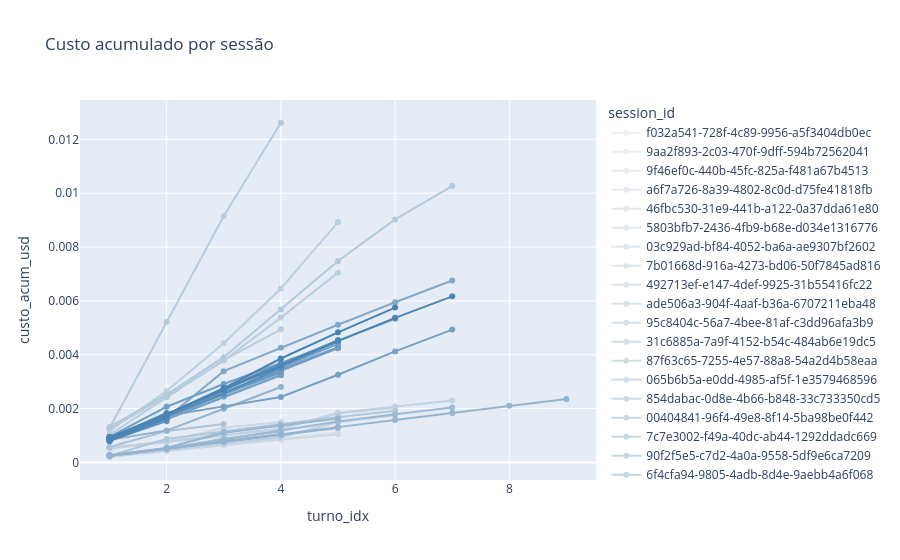

Notebook code for this chart:
### Code cell
import plotly.express as px
import matplotlib.colors as mcolors

if llm.empty:
    print("Sem turnos com LLM.")
else:
    p = llm.copy()
    p["turno_idx"] = p.groupby("session_id").cumcount() + 1
    p["custo_acum_usd"] = p.groupby("session_id")["custo_estimado_usd"].cumsum()
    n_sess = p["session_id"].nunique()
    seq = [mcolors.to_hex(c) for c in steelblue_shades(n_sess)]
    fig = px.line(
        p,
        x="turno_idx",
        y="custo_acum_usd",
        color="session_id",
        markers=True,
        title="Custo acumulado por sessão",
        color_discrete_sequence=seq,
    )
    html_path = OUT_DIR / "08_custo_acumulado.html"
    fig.write_html(html_path)
    print(f"Salvo: {html_path}")
    fig.show()
